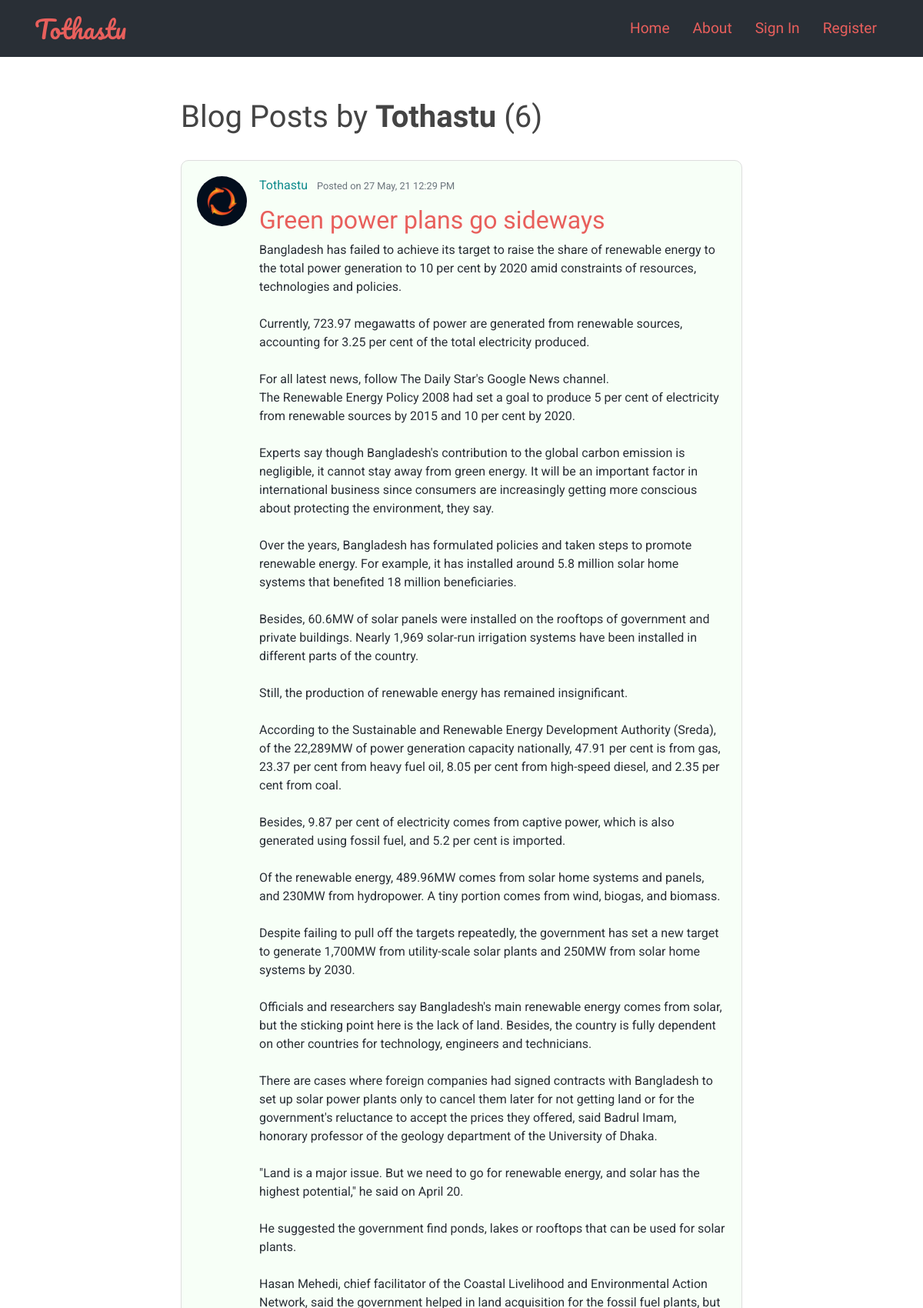
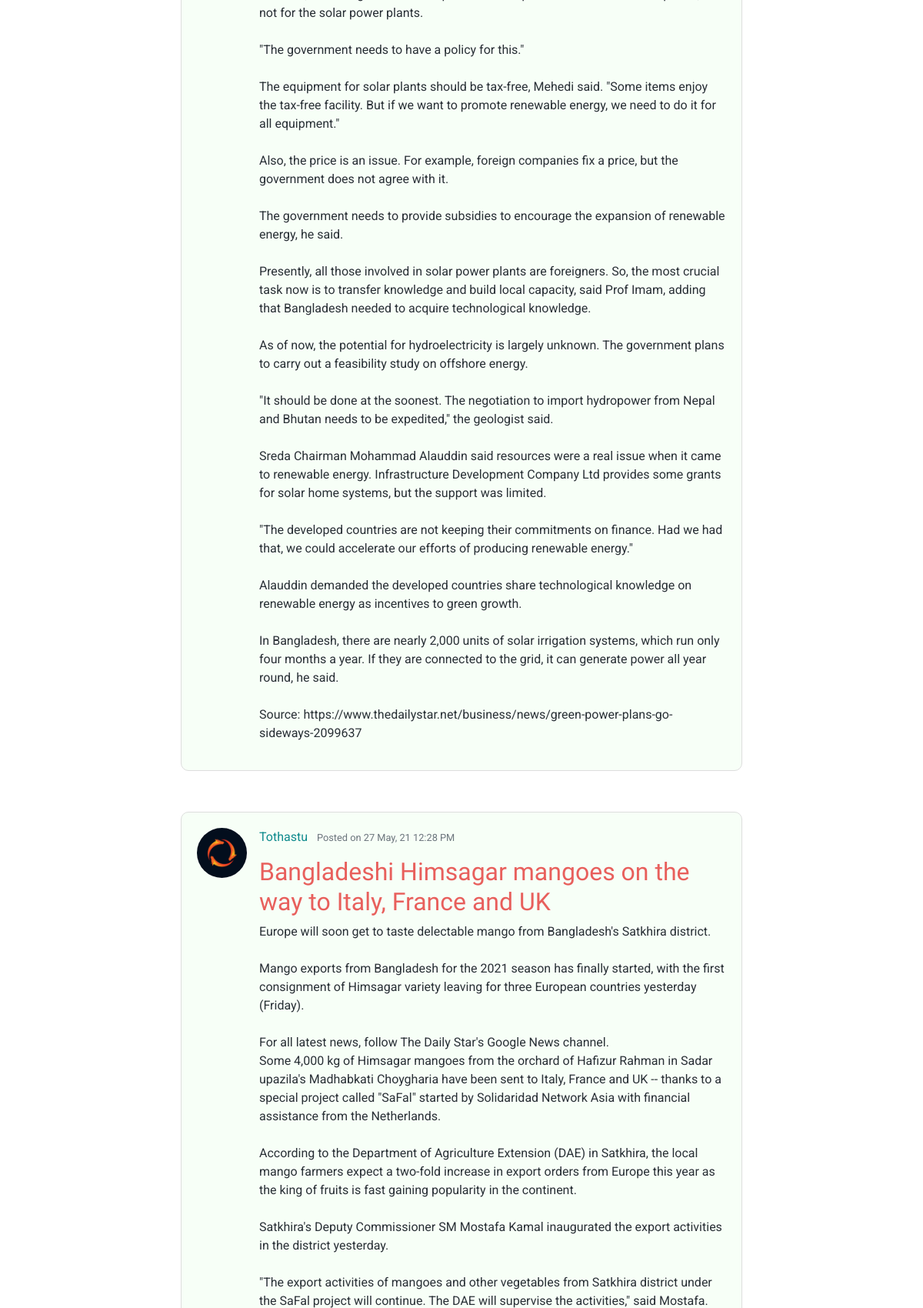
The page /blog/user/Tothastu (upper part) on the database its author committed (2 pictures, top to bottom).
### blog/models.py (models this page shows, shortened)
class Post(models.Model):
    title = models.CharField(max_length=100)
    content = models.TextField()
    post_date = models.DateTimeField(default=timezone.now)
    author = models.ForeignKey(User, on_delete=models.CASCADE)

### users/models.py (models this page shows, shortened)
class Profile(models.Model):
    user = models.OneToOneField(User, on_delete=models.CASCADE)
    image = models.ImageField(default= 'default.jpg', upload_to='profile_pics')

### blog/views.py (the view)
# urls.py: path('user/<str:username>', UserPostList.as_view(), name='user-posts'),
class UserPostList(ListView):
    model = Post
    template_name = 'blog/user_posts.html'    # Default: <app>/<model>_<viewtype>.html
    context_object_name = 'posts'
    paginate_by = 5
    def get_queryset(self):
        user = get_object_or_404(User, username=self.kwargs.get('username'))
        return Post.objects.filter(author=user).order_by('-post_date')

### blog/templates/blog/user_posts.html (shortened to what this page needs)
{% extends "blog/base.html" %}
{% block content %}
<h1>Blog Posts by <strong>{{ view.kwargs.username }}</strong> ({{ page_obj.paginator.count }})</h1>
{% for post in posts %}
<br>
<article class="media content-section">
    <img class="rounded-circle article-img" src="{{ post.author.profile.image.url }}">
    <div class="media-body">
        <div class="article-metadata">
            <a class="mr-2" href="{% url 'user-posts' post.author.username %}">{{ post.author }}</a>
            <small class="text-muted"> Posted on {{ post.post_date|date:"d M, y g:i A"}}</small>
        </div>
        <h2><a class="article-title" href="{% url 'post-detail' post.id %}">{{ post.title }}</a></h2>
        <p class="article-content">{{ post.content }}</p>
    </div>
</article>
<br>
{% endfor %}
{% endblock %}

### blog/static/blog/style.css (style rules this page uses)
html, body { height: 100%; }
body { background: #ffffff; font-family: 'Roboto', sans-serif; color: #292F36; margin-top: 5rem; margin-bottom: 0rem; display: flex; flex-direction: column; }
h1, h2, h3, h4, h5, h6 { color: #444444; font-family: 'Comfortaa', cursive; }
p { font-family: 'Roboto', sans-serif; }
a { color: #0F8B8D; text-decoration: none; }
.content-section { background: #f7fff7; padding-top: 20px; padding-bottom: 20px; padding-right: 20px; padding-left: 20px; border: 1px solid #dddddd; border-radius: 10px; margin-bottom: 5px; }
.article-title { color: #E85F5C; }
.article-content { white-space: pre-line; }
.article-img { height: 65px; width: 65px; margin-right: 16px; }
.article-metadata { padding-bottom: 10px; margin-bottom: 4px; }

### rows shown on the page
Post: author.profile.image (picture), author "Tothastu", post_date "27 May, 21 12:29 PM", title "Green power plans go sideways", content "Bangladesh has failed to achieve its target to raise the share of renewable energy to the total power generation to 10 per cent by 2020 amid constraints of resources, technologies and policies. Currently, 723.97 megawatts of power are generated from renewable sources, accounting for 3.25 per cent of the total electricity produced. For all latest news, follow The Daily Star's Google News channel. The Renewable Energy Policy 2008 had set a goal to produce 5 per cent of electricity from renewable sources by 2015 and 10 per cent by 2020. Experts say though Bangladesh's contribution to the global carbon emission is negligible, it cannot stay away from green energy. It will be an important factor…"
Post: author.profile.image (picture), author "Tothastu", post_date "27 May, 21 12:28 PM", title "Bangladeshi Himsagar mangoes on the way to Italy, France and UK"

### other values the page prints
{{ view.kwargs.username }} "Tothastu"
{{ page_obj.paginator.count }} "6"
